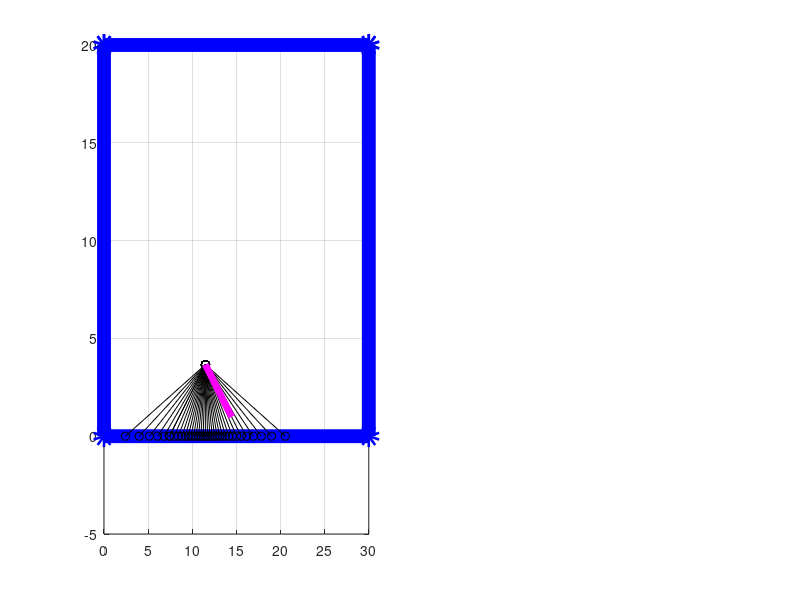

Reproduce this figure in MATLAB. (Note: this script raises an error after producing the figure.)
close all
clear all
clc

% mouseImage = imresize(imread('light-grey-mouse-md.png'), [10,10]);
% figure
% imshow(mouseImage)
% 
% figure
% heatmap(mouseImage)
% 
% mouseImage(mouseImage > 220) = nan;

%%
minDistance = 10;

%a = 100;
%poly = [0 0; a, 0; a, a; 0, a];
a = [0, 20];
b = [0, 0];
c = [30, 0];
d = [30, 20];
refCanPts = [a(1), b(1), c(1), d(1); a(2), b(2), c(2), d(2)];
poly = refCanPts';

% figure
% 
% plot(poly(:,1), poly(:,2), 'b-*', 'linewidth', 10)
% hold on
% plot([poly(1,1), poly(end,1)], [poly(1,2), poly(end,2)], 'b-*', 'linewidth', 10)
% grid on
% hold off

numPoly = length(poly);

polyh = poly;
% This is just to help compute the line segment angles
polyh(numPoly+1,:) = poly(1,:);

segment_unit_vector = zeros(numPoly,2);
segment_origin_vector = zeros(numPoly,2);

for i = 1:numPoly
    segment_origin_vector(i,:) = polyh(i,:);
    l = polyh(i+1,:) - polyh(i,:);
    segment_unit_vector(i,:) = l ./ sqrt(l(1)^2 + l(2)^2);
end
%%
numSegments = size(segment_unit_vector,1);
%%
% M vector represents the mouse location
%[Mi, Mj] = getpts();
%%
occupancy = zeros(22,22);

tstart = tic;
 numSimulations = 1000;
 mhdr = 0;
 Mv = randi([1,a(2)-1], 1,2);
     h = figure('position', get(0, 'screensize'));

         angles = 0:4:180;
    intersections = zeros(length(angles),2); % Every angle will have an intersection since the shape is convex
    intersectionsOp = zeros(length(angles),2); % Every angle will have an intersection since the shape is convex
    intersectionsDistance = zeros(length(angles),1);
    intersectionsOpDistance = zeros(length(angles),1);
    
% Mvprev = [];
mhdrprev = 0;
for iSim = 1:numSimulations
    clf(h, 'reset');

    % Mouse heading direction in degrees
    mhdr = mhdrprev + randi([-45,45],1,1);
    mhdrprev = mhdr;
    
    speed = 2;
    Mv = Mv + [cosd(mhdr)*speed, sind(mhdr)*speed];
    
    %Mv = [Mi, Mj];
    %Mv = randi([1,a(2)-1], 1,2);
    %Mv = Mv + randi([-2,2], 1, 2); % previous working
    
%     if isempty(Mvprev)
%         Mvprev = Mv;
%     end
    
    if Mv(1) < 2
        Mv(1) = 4;
    elseif Mv(1) > 29
        Mv(1) = 29;
    end
    
    if Mv(2) < 2
        Mv(2) = 4;
    elseif Mv(2) > 19
        Mv(2) = 19;
    end
    
    %mhdr = 0; % Mouse heading direction
    %mhdr = mhdr + randi([-20,20], 1, 1); % prev working
    
    % Mouse heading direction
    %mhdr = atan2d( Mv(2) - Mvprev(2), Mv(1) - Mvprev(1) );
    
    for iAngle = 1:length(angles)
        Rv = [cosd(angles(iAngle)-mhdr), sind(angles(iAngle)-mhdr)];
        R = ones(numSegments,1)*1e15;
        for iSegment = 1:numSegments

            lv = segment_unit_vector(iSegment,:);

            alpha = lv*Rv';
            if alpha == 1
                % Skip since the line segment is parallel
                continue
            end
            av = segment_origin_vector(iSegment,:);

            % If alpha^2 == 1, we have a problem!
            R(iSegment) = (Mv - av)*(Rv - alpha*lv)' / (alpha^2 - 1);
        end

        % Sort the distance and find the smallest one that is postive-valued
        [sortedR, Ri] = sort(R);
        k = find(sortedR >= 0, 1, 'first');
        bestR = R(Ri(k));
        intersections(iAngle,:) = Mv + bestR*Rv;
                
        % Find the smallest negative one
        kk = find(sortedR < 0, 1, 'last');
        bestRop = R(Ri(kk));
        
        
        intersectionsOp(iAngle,:) = Mv + bestRop*Rv;
        
        intersectionsDistance(iAngle) = bestR;
        if intersectionsDistance(iAngle) < minDistance
            intersectionsDistance(iAngle) = nan;
        end
        
        intersectionsOpDistance(iAngle) = bestRop;
        if intersectionsOpDistance(iAngle) < minDistance
            intersectionsOpDistance(iAngle) = nan;
        end
    end


    subplot(1,2,1)
    plot(poly(:,1), poly(:,2), 'b-o', 'linewidth', 10)
    hold on
    plot([poly(1,1), poly(end,1)], [poly(1,2), poly(end,2)], 'b-o', 'linewidth', 10)
    grid on

    for i = 1:size(intersections,1)
       currentIntersection = intersections(i,:);
       dist = sqrt((Mv(1) - intersections(i,1)).^2 + (Mv(2) - intersections(i,2)).^2);
       distOp = sqrt((Mv(1) - intersectionsOp(i,1)).^2 + (Mv(2) - intersectionsOp(i,2)).^2);
       if dist < minDistance
           plot([Mv(1), intersections(i,1)], [Mv(2), intersections(i,2)], 'k-o')
       end
       
       if distOp < minDistance
           plot([Mv(1), intersectionsOp(i,1)], [Mv(2), intersectionsOp(i,2)], 'k-o')
       end
       
    end
    %Plot the heading direction
    Rv = [cosd(mhdr), sind(mhdr)];
    b = 4;
    plot([Mv(1), Mv(1) + b*Rv(1)], [Mv(2), Mv(2) + b*Rv(2)], 'm-', 'linewidth', 5)
    
    circle(Mv(1), Mv(2), minDistance);
    axis([-10, 40, -10, 40])
    daspect([1 1 1])
    axis off
    %axis equal
    hold off
    
    
    subplot(1,2,2)
    hold on
    occupancyShow = imgaussfilt(occupancy, 2);
    occupancyShow(occupancy == 0) = nan;
    %imagesc(occupancy)
    pcolor(occupancyShow)
    shading flat
    colormap jet
    for i = 1:size(intersections,1)
       currentIntersection = intersections(i,:);
       dist = sqrt((Mv(1) - intersections(i,1)).^2 + (Mv(2) - intersections(i,2)).^2);
       distOp = sqrt((Mv(1) - intersectionsOp(i,1)).^2 + (Mv(2) - intersectionsOp(i,2)).^2);
       
       Rv = [cosd(angles(i)), sind(angles(i))];
      
       offset = 90;
       if dist < minDistance
           dy = intersections(i,2) - Mv(2);
           dx = intersections(i,1) - Mv(1);
           alloAngle = atan2d( dy, dx );
           headingAngle = mhdr;
           egoAngle = alloAngle - headingAngle + offset;
           
           ego = dist * [cosd(egoAngle), sind(egoAngle)];
           
           
           ix = round(ego(1));
           iy = round(ego(2));
           ix = ix + minDistance + 1;
           iy = iy + minDistance + 1;
           plot(ix, iy, 'ko', 'markerfacecolor', 'k')
           occupancy(iy, ix) = occupancy(iy, ix) + 1;
       end
       
       if distOp < minDistance
           dy = intersections(i,2) - Mv(2);
           dx = intersections(i,1) - Mv(1);
           alloAngle = atan2d( dy, dx );
           headingAngle = mhdr;
           egoAngle = alloAngle - headingAngle + offset + 180;
           
           ego = distOp * [cosd(egoAngle), sind(egoAngle)];
           
           ix = round(ego(1));
           iy = round(ego(2));
           ix = ix + minDistance + 1;
           iy = iy + minDistance + 1;
           plot(ix, iy, 'ko', 'markerfacecolor', 'k')
           occupancy(iy, ix) = occupancy(iy, ix) + 1;
       end
       
    end
    
%     MI = zeros(10,10,3);
%     MI(:,:,1) = mouseImage;
%     MI(:,:,2) = mouseImage;
%     MI(:,:,3) = mouseImage;
    
    %image([5 5], [15 15], MI);
    %imshow(mouseImage)
    axis equal off
    hold off
    
    drawnow
    %pause(1)
    
%     Mvprev = Mv;
end
%axis square
% telapsed = toc(tstart);
% fprintf('Computation time for %d simulations: %f secs\n', numSimulations, telapsed)

function h = circle(x,y,r)
    th = 0:pi/50:2*pi;
    xunit = r * cos(th) + x;
    yunit = r * sin(th) + y;
    h = plot(xunit, yunit, 'k-');
end % function
